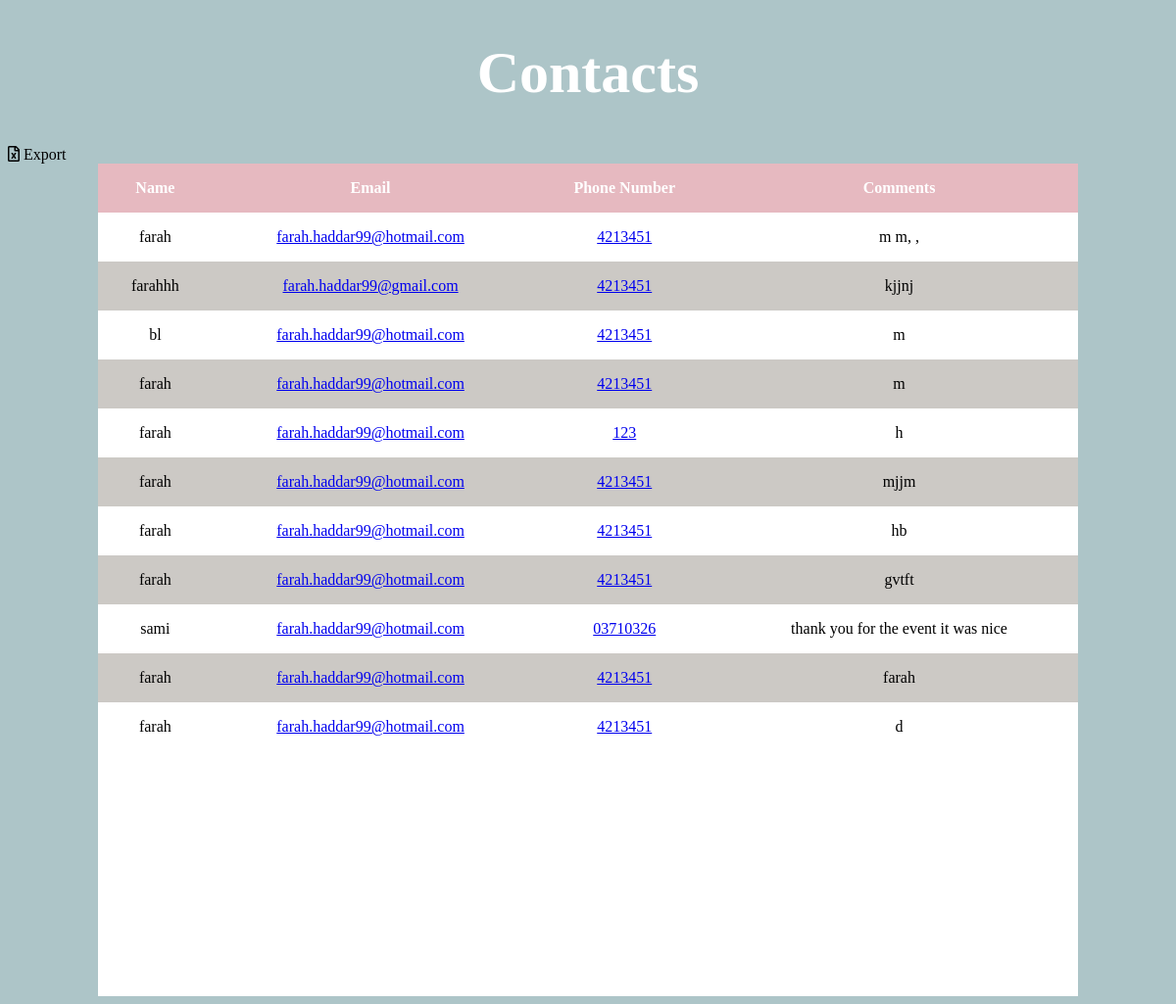
/contacts.php, run on the app's committed database.
### tables this page shows
CREATE TABLE `contacts` (
  `contact_id` int(11) NOT NULL,
  `name` varchar(100) NOT NULL,
  `email` varchar(100) NOT NULL,
  `phone_number` varchar(100) NOT NULL,
  `comment` varchar(500) NOT NULL
);

### contacts.php (the view, shortened to what this page needs)
<?php require_once 'connection.php';
$result = mysqli_query($con, "SELECT * FROM contacts ORDER BY contact_id DESC  ");
?>
<!DOCTYPE html>
<html>
 <head>
 <link rel="stylesheet" href="table.css">
 <link rel="stylesheet" href="/css/all.css">
 </head>
<body>
<h1>Contacts</h1>
<?php
if (mysqli_num_rows($result) > 0) {
    ?>
    <i  onclick="exportTableToExcel('tblData')" class="far fa-file-excel"></i> Export
   <div class="table-users">
  <table  id="tblData">
  <tr>
    <th>Name</th>
    <th>Email</th>
    <th>Phone Number </th>
    <th> Comments </th>
  </tr>
  <tbody>
<?php
    while ($row = mysqli_fetch_array($result)) {
        ?>
<tr>
    <td><?php echo $row["name"]; ?></td>
    <td> <a href="mailto:<?php echo $row['email']?>"><?php echo $row['email']?>   </a></td>
    <td> <a href="tel:<?php echo $row['phone_number']; ?>"> <?php echo $row['phone_number']; ?> </a></td>
    <td><?php echo $row["comment"]; ?></td>
</tr>
<?php
    }
    ?>
</tbody>
</table>
</div>
 <?php
} else {
    echo "No result found";
}
?>
 </body>
</html>

### table.css (style rules this page uses)
body { background-color: rgba(93, 141, 148, 0.507); }
h1 { color:white; text-align: center; font-family: 'Times New Roman', Times, serif; font-size: 60px; }
.table-users { width: 1000px; height:850px; background-color: white; margin: auto; }
table { width: 100%; border-collapse: collapse; }
th, td { text-align: center; padding: 16px; }
tr:nth-child(even) { background-color: rgb(204, 201, 197) }
th { background-color:rgb(230, 185, 192); color: white; text-align: center; }
.fa-file-excel { cursor: pointer; }

### css/all.css (style rules this page uses)
.fa, .fas, .far, .fal, .fad, .fab { -moz-osx-font-smoothing: grayscale; -webkit-font-smoothing: antialiased; display: inline-block; font-style: normal; font-variant: normal; text-rendering: auto; line-height: 1; }
.fa-file-excel:before { content: "\f1c3"; }
.far { font-family: 'Font Awesome 5 Free'; font-weight: 400; }

### data on the page
contacts: name "farah", email "farah.haddar99@hotmail.com", phone_number "4213451", comment "m m, ,"
contacts: name "farahhh", email "farah.haddar99@gmail.com", phone_number "4213451", comment "kjjnj"
contacts: name "bl", email "farah.haddar99@hotmail.com", phone_number "4213451", comment "m"
contacts: name "farah", email "farah.haddar99@hotmail.com", phone_number "4213451", comment "m"
contacts: name "farah", email "farah.haddar99@hotmail.com", phone_number "123", comment "h"
contacts: name "farah", email "farah.haddar99@hotmail.com", phone_number "4213451", comment "mjjm"
contacts: name "farah", email "farah.haddar99@hotmail.com", phone_number "4213451", comment "hb"
contacts: name "farah", email "farah.haddar99@hotmail.com", phone_number "4213451", comment "gvtft"
contacts: name "sami", email "farah.haddar99@hotmail.com", phone_number "03710326", comment "thank you for the event it was nice"
contacts: name "farah", email "farah.haddar99@hotmail.com", phone_number "4213451", comment "farah"
contacts: name "farah", email "farah.haddar99@hotmail.com", phone_number "4213451", comment "d"
